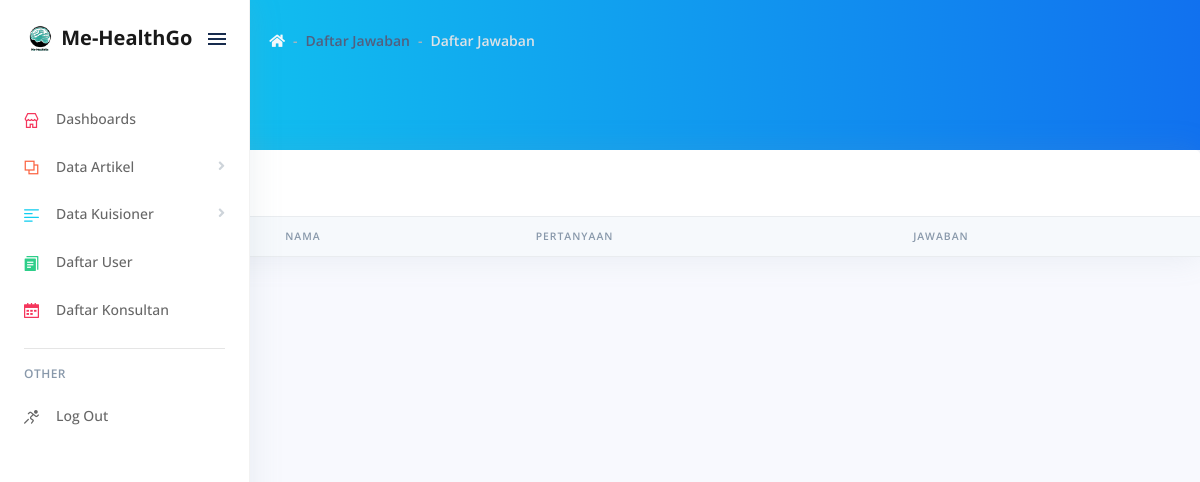
Page /pages/examples/daftar-jawaban.php (signed in) on the earlier database version.
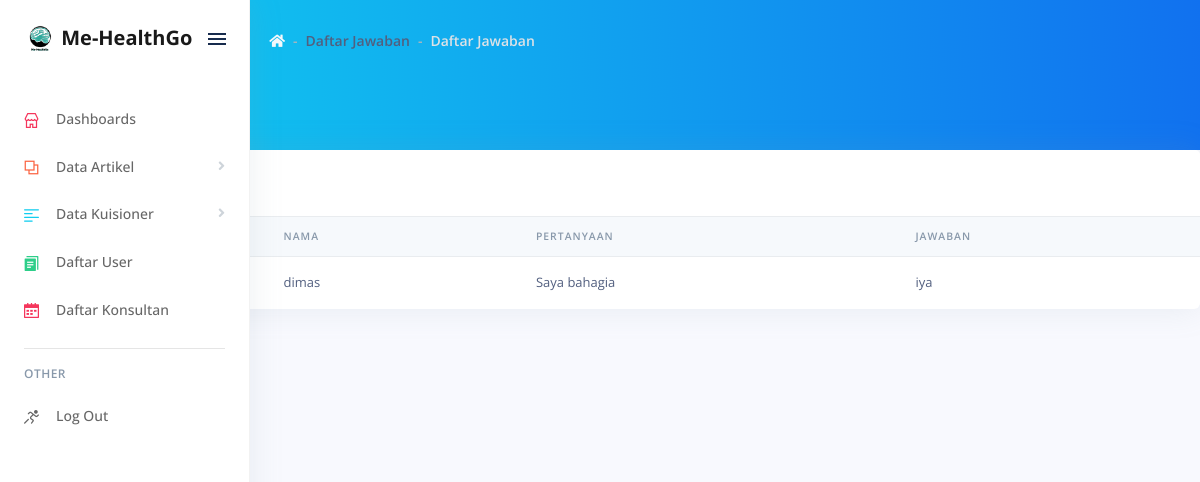
Same page on the later database version.
### tables this page shows
CREATE TABLE `jawaban` (
  `id_jawaban` int(4) NOT NULL,
  `id_user` int(4) NOT NULL,
  `id_kuisioner` int(4) NOT NULL,
  `jawaban` varchar(30) NOT NULL
);

CREATE TABLE `user` (
  `id_user` int(4) NOT NULL,
  `username` varchar(60) NOT NULL,
  `name` varchar(60) NOT NULL,
  `password` varchar(60) NOT NULL,
  `asal_sekolah` varchar(255) NOT NULL,
  `role` enum('admin','user') NOT NULL
);

CREATE TABLE `kuisioner` (
  `id_kuisioner` int(11) NOT NULL,
  `pertanyaan` text NOT NULL
);

### pages/examples/daftar-jawaban.php (the view, shortened to what this page needs)
<!DOCTYPE html>
<html>
<head>
  <link rel="stylesheet" href="../../assets/vendor/nucleo/css/nucleo.css" type="text/css">
  <link rel="stylesheet" href="../../assets/vendor/%40fortawesome/fontawesome-free/css/all.min.css" type="text/css">
  <link rel="stylesheet" href="../../assets/css/argon.min23cd.css?v=1.2.1" type="text/css">
</head>
<body>
  <?php
    include 'navbar.php'
  ?>
  <div class="main-content" id="panel">
    <div class="header bg-gradient-info pb-6">
      <div class="container-fluid">
        <div class="header-body">
          <div class="row align-items-center py-4">
            <div class="col-lg-6 col-7">
              <h6 class="h2 text-white d-inline-block mb-0">Daftar Jawaban</h6>
              <nav aria-label="breadcrumb" class="d-none d-md-inline-block ml-md-4">
                <ol class="breadcrumb breadcrumb-links breadcrumb-dark">
                  <li class="breadcrumb-item"><a href="dashboard"><i class="fas fa-home"></i></a></li>
                  <li class="breadcrumb-item">Daftar Jawaban</li>
                  <li class="breadcrumb-item active" aria-current="page">Daftar Jawaban</li>
                </ol>
              </nav>
            </div>
          </div>
        </div>
      </div>
    </div>
      <div class="card">
        <div class="card-header border-0">
          <div class="row">
            <div class="col-6">
              <h3 class="mb-0">Data Jawaban</h3>
            </div>
          </div>
        </div>
        <div class="table-responsive">
          <table class="table align-items-center table-flush">
            <thead class="thead-light">
              <tr>
                <th>No</th>
                <th>Nama</th>
                <th>Pertanyaan</th>
                <th>Jawaban</th>
              </tr>
            </thead>
            <tbody>
            <?php
        require "../examples/koneksi.php";
        $Number = 1;
        $GetTable = mysqli_query($koneksi, "SELECT jawaban.*, user.name, kuisioner.pertanyaan FROM jawaban INNER JOIN user ON jawaban.id_user = user.id_user INNER JOIN kuisioner ON jawaban.id_kuisioner = kuisioner.id_kuisioner");
        while ($GetData = mysqli_fetch_array($GetTable)) {
            echo "
                <tr>
                    <td>" . $Number++ . "</td>
                    <td>$GetData[name]</td>
                    <td>$GetData[pertanyaan]</td>
                    <td>$GetData[jawaban]</td>
                </tr>
              ";
              }
              ?>
            </tbody>
          </table>
        </div>
      </div>
    </div>
</body>
</html>

Differences in the rows shown:
added jawaban: id_user.name "dimas", id_kuisioner.pertanyaan "Saya bahagia", jawaban "iya"
